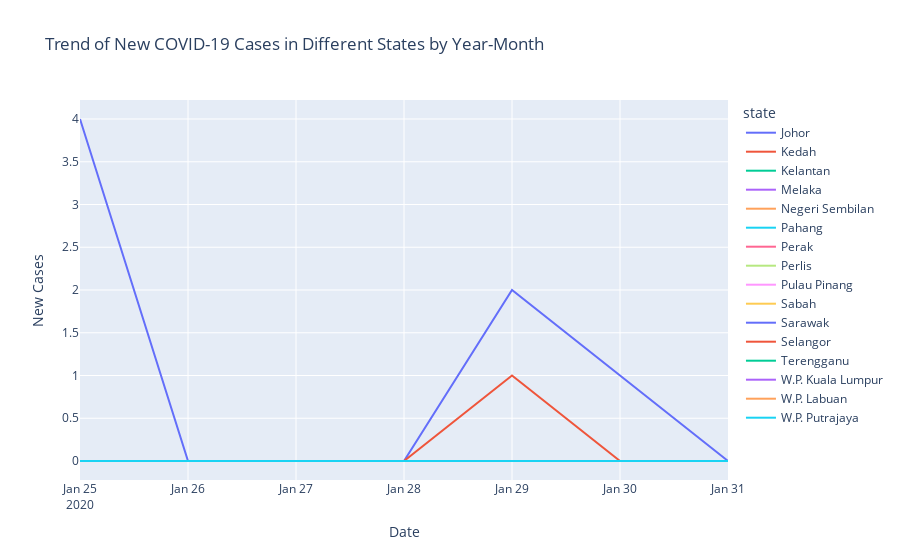

Source (notebook cell):
### Code cell
# find month in specific year
import pandas as pd
import plotly.express as px

CSV_FILE = 'casesstate.csv'
df = pd.read_csv(CSV_FILE)
df['date'] = pd.to_datetime(df['date'])
unique_years = df['date'].dt.year.unique()
unique_months = df['date'].dt.month.unique()

def validate_years_and_months(years_and_months):
    year_month_list = years_and_months.split(",")
    valid_year_months = []
    invalid_year_months = []
    
    for year_month in year_month_list:
        parts = year_month.strip().split('-')
        
        if len(parts) != 2:
            invalid_year_months.append(year_month)
            continue
        
        year_str, month_str = parts
        try:
            year_int = int(year_str)
            month_int = int(month_str)
            if (
                year_int in unique_years and 2020 <= year_int <= 2023 and
                month_int in unique_months and 1 <= month_int <= 12
            ):
                valid_year_months.append((year_int, month_int))
            else:
                invalid_year_months.append(year_month)
        except ValueError:
            invalid_year_months.append(year_month)
    
    return valid_year_months, invalid_year_months

while True:
    user_input = input("Enter specific years and months (yyyy-mm) or leave empty for all dates: (enter '0' to exit program)")
    
    if user_input == '0':
        print("Exiting the program.")
        break
    
    if not user_input:
        df_filtered = df
        break
    
    valid_year_months, invalid_year_months = validate_years_and_months(user_input)
    
    if invalid_year_months:
        invalid_year_months_str = ', '.join(invalid_year_months)
        print(f"Invalid years and months: {invalid_year_months_str}. Please enter valid year-month combinations.")
    else:
        df_filtered = df[
            (df['date'].dt.year.isin([year for year, _ in valid_year_months])) &
            (df['date'].dt.month.isin([month for _, month in valid_year_months]))
        ]
        break

if user_input != '0':
    fig = px.line(
        df_filtered,
        x='date',
        y='cases_new',
        color='state',
        title='Trend of New COVID-19 Cases in Different States by Year-Month'
    )
    fig.update_layout(xaxis_title='Date', yaxis_title='New Cases')
    fig.show()

### Figure 1 — Plotly figure (JSON) as saved in the notebook; plotly's stock layout.template omitted (floating-point values rounded to 4 significant figures)
{"data": [{"hovertemplate": "state=Johor<br>date=%{x}<br>cases_new=%{y}<extra></extra>", "legendgroup": "Johor", "line": {"color": "#636efa", "dash": "solid"}, "marker": {"symbol": "circle"}, "mode": "lines", "name": "Johor", "orientation": "v", "showlegend": true, "type": "scatter", "x": ["2020-01-25T00:00:00", "2020-01-26T00:00:00", "2020-01-27T00:00:00", "2020-01-28T00:00:00", "2020-01-29T00:00:00", "2020-01-30T00:00:00", "2020-01-31T00:00:00"], "xaxis": "x", "y": [4, 0, 0, 0, 2, 1, 0], "yaxis": "y"}, {"hovertemplate": "state=Kedah<br>date=%{x}<br>cases_new=%{y}<extra></extra>", "legendgroup": "Kedah", "line": {"color": "#EF553B", "dash": "solid"}, "marker": {"symbol": "circle"}, "mode": "lines", "name": "Kedah", "orientation": "v", "showlegend": true, "type": "scatter", "x": ["2020-01-25T00:00:00", "2020-01-26T00:00:00", "2020-01-27T00:00:00", "2020-01-28T00:00:00", "2020-01-29T00:00:00", "2020-01-30T00:00:00", "2020-01-31T00:00:00"], "xaxis": "x", "y": [0, 0, 0, 0, 1, 0, 0], "yaxis": "y"}, {"hovertemplate": "state=Kelantan<br>date=%{x}<br>cases_new=%{y}<extra></extra>", "legendgroup": "Kelantan", "line": {"color": "#00cc96", "dash": "solid"}, "marker": {"symbol": "circle"}, "mode": "lines", "name": "Kelantan", "orientation": "v", "showlegend": true, "type": "scatter", "x": ["2020-01-25T00:00:00", "2020-01-26T00:00:00", "2020-01-27T00:00:00", "2020-01-28T00:00:00", "2020-01-29T00:00:00", "2020-01-30T00:00:00", "2020-01-31T00:00:00"], "xaxis": "x", "y": [0, 0, 0, 0, 0, 0, 0], "yaxis": "y"}, {"hovertemplate": "state=Melaka<br>date=%{x}<br>cases_new=%{y}<extra></extra>", "legendgroup": "Melaka", "line": {"color": "#ab63fa", "dash": "solid"}, "marker": {"symbol": "circle"}, "mode": "lines", "name": "Melaka", "orientation": "v", "showlegend": true, "type": "scatter", "x": ["2020-01-25T00:00:00", "2020-01-26T00:00:00", "2020-01-27T00:00:00", "2020-01-28T00:00:00", "2020-01-29T00:00:00", "2020-01-30T00:00:00", "2020-01-31T00:00:00"], "xaxis": "x", "y": [0, 0, 0, 0, 0, 0, 0], "yaxis": "y"}, {"hovertemplate": "state=Negeri Sembilan<br>date=%{x}<br>cases_new=%{y}<extra></extra>", "legendgroup": "Negeri Sembilan", "line": {"color": "#FFA15A", "dash": "solid"}, "marker": {"symbol": "circle"}, "mode": "lines", "name": "Negeri Sembilan", "orientation": "v", "showlegend": true, "type": "scatter", "x": ["2020-01-25T00:00:00", "2020-01-26T00:00:00", "2020-01-27T00:00:00", "2020-01-28T00:00:00", "2020-01-29T00:00:00", "2020-01-30T00:00:00", "2020-01-31T00:00:00"], "xaxis": "x", "y": [0, 0, 0, 0, 0, 0, 0], "yaxis": "y"}, {"hovertemplate": "state=Pahang<br>date=%{x}<br>cases_new=%{y}<extra></extra>", "legendgroup": "Pahang", "line": {"color": "#19d3f3", "dash": "solid"}, "marker": {"symbol": "circle"}, "mode": "lines", "name": "Pahang", "orientation": "v", "showlegend": true, "type": "scatter", "x": ["2020-01-25T00:00:00", "2020-01-26T00:00:00", "2020-01-27T00:00:00", "2020-01-28T00:00:00", "2020-01-29T00:00:00", "2020-01-30T00:00:00", "2020-01-31T00:00:00"], "xaxis": "x", "y": [0, 0, 0, 0, 0, 0, 0], "yaxis": "y"}, {"hovertemplate": "state=Perak<br>date=%{x}<br>cases_new=%{y}<extra></extra>", "legendgroup": "Perak", "line": {"color": "#FF6692", "dash": "solid"}, "marker": {"symbol": "circle"}, "mode": "lines", "name": "Perak", "orientation": "v", "showlegend": true, "type": "scatter", "x": ["2020-01-25T00:00:00", "2020-01-26T00:00:00", "2020-01-27T00:00:00", "2020-01-28T00:00:00", "2020-01-29T00:00:00", "2020-01-30T00:00:00", "2020-01-31T00:00:00"], "xaxis": "x", "y": [0, 0, 0, 0, 0, 0, 0], "yaxis": "y"}, {"hovertemplate": "state=Perlis<br>date=%{x}<br>cases_new=%{y}<extra></extra>", "legendgroup": "Perlis", "line": {"color": "#B6E880", "dash": "solid"}, "marker": {"symbol": "circle"}, "mode": "lines", "name": "Perlis", "orientation": "v", "showlegend": true, "type": "scatter", "x": ["2020-01-25T00:00:00", "2020-01-26T00:00:00", "2020-01-27T00:00:00", "2020-01-28T00:00:00", "2020-01-29T00:00:00", "2020-01-30T00:00:00", "2020-01-31T00:00:00"], "xaxis": "x", "y": [0, 0, 0, 0, 0, 0, 0], "yaxis": "y"}, {"hovertemplate": "state=Pulau Pinang<br>date=%{x}<br>cases_new=%{y}<extra></extra>", "legendgroup": "Pulau Pinang", "line": {"color": "#FF97FF", "dash": "solid"}, "marker": {"symbol": "circle"}, "mode": "lines", "name": "Pulau Pinang", "orientation": "v", "showlegend": true, "type": "scatter", "x": ["2020-01-25T00:00:00", "2020-01-26T00:00:00", "2020-01-27T00:00:00", "2020-01-28T00:00:00", "2020-01-29T00:00:00", "2020-01-30T00:00:00", "2020-01-31T00:00:00"], "xaxis": "x", "y": [0, 0, 0, 0, 0, 0, 0], "yaxis": "y"}, {"hovertemplate": "state=Sabah<br>date=%{x}<br>cases_new=%{y}<extra></extra>", "legendgroup": "Sabah", "line": {"color": "#FECB52", "dash": "solid"}, "marker": {"symbol": "circle"}, "mode": "lines", "name": "Sabah", "orientation": "v", "showlegend": true, "type": "scatter", "x": ["2020-01-25T00:00:00", "2020-01-26T00:00:00", "2020-01-27T00:00:00", "2020-01-28T00:00:00", "2020-01-29T00:00:00", "2020-01-30T00:00:00", "2020-01-31T00:00:00"], "xaxis": "x", "y": [0, 0, 0, 0, 0, 0, 0], "yaxis": "y"}, {"hovertemplate": "state=Sarawak<br>date=%{x}<br>cases_new=%{y}<extra></extra>", "legendgroup": "Sarawak", "line": {"color": "#636efa", "dash": "solid"}, "marker": {"symbol": "circle"}, "mode": "lines", "name": "Sarawak", "orientation": "v", "showlegend": true, "type": "scatter", "x": ["2020-01-25T00:00:00", "2020-01-26T00:00:00", "2020-01-27T00:00:00", "2020-01-28T00:00:00", "2020-01-29T00:00:00", "2020-01-30T00:00:00", "2020-01-31T00:00:00"], "xaxis": "x", "y": [0, 0, 0, 0, 0, 0, 0], "yaxis": "y"}, {"hovertemplate": "state=Selangor<br>date=%{x}<br>cases_new=%{y}<extra></extra>", "legendgroup": "Selangor", "line": {"color": "#EF553B", "dash": "solid"}, "marker": {"symbol": "circle"}, "mode": "lines", "name": "Selangor", "orientation": "v", "showlegend": true, "type": "scatter", "x": ["2020-01-25T00:00:00", "2020-01-26T00:00:00", "2020-01-27T00:00:00", "2020-01-28T00:00:00", "2020-01-29T00:00:00", "2020-01-30T00:00:00", "2020-01-31T00:00:00"], "xaxis": "x", "y": [0, 0, 0, 0, 0, 0, 0], "yaxis": "y"}, {"hovertemplate": "state=Terengganu<br>date=%{x}<br>cases_new=%{y}<extra></extra>", "legendgroup": "Terengganu", "line": {"color": "#00cc96", "dash": "solid"}, "marker": {"symbol": "circle"}, "mode": "lines", "name": "Terengganu", "orientation": "v", "showlegend": true, "type": "scatter", "x": ["2020-01-25T00:00:00", "2020-01-26T00:00:00", "2020-01-27T00:00:00", "2020-01-28T00:00:00", "2020-01-29T00:00:00", "2020-01-30T00:00:00", "2020-01-31T00:00:00"], "xaxis": "x", "y": [0, 0, 0, 0, 0, 0, 0], "yaxis": "y"}, {"hovertemplate": "state=W.P. Kuala Lumpur<br>date=%{x}<br>cases_new=%{y}<extra></extra>", "legendgroup": "W.P. Kuala Lumpur", "line": {"color": "#ab63fa", "dash": "solid"}, "marker": {"symbol": "circle"}, "mode": "lines", "name": "W.P. Kuala Lumpur", "orientation": "v", "showlegend": true, "type": "scatter", "x": ["2020-01-25T00:00:00", "2020-01-26T00:00:00", "2020-01-27T00:00:00", "2020-01-28T00:00:00", "2020-01-29T00:00:00", "2020-01-30T00:00:00", "2020-01-31T00:00:00"], "xaxis": "x", "y": [0, 0, 0, 0, 0, 0, 0], "yaxis": "y"}, {"hovertemplate": "state=W.P. Labuan<br>date=%{x}<br>cases_new=%{y}<extra></extra>", "legendgroup": "W.P. Labuan", "line": {"color": "#FFA15A", "dash": "solid"}, "marker": {"symbol": "circle"}, "mode": "lines", "name": "W.P. Labuan", "orientation": "v", "showlegend": true, "type": "scatter", "x": ["2020-01-25T00:00:00", "2020-01-26T00:00:00", "2020-01-27T00:00:00", "2020-01-28T00:00:00", "2020-01-29T00:00:00", "2020-01-30T00:00:00", "2020-01-31T00:00:00"], "xaxis": "x", "y": [0, 0, 0, 0, 0, 0, 0], "yaxis": "y"}, {"hovertemplate": "state=W.P. Putrajaya<br>date=%{x}<br>cases_new=%{y}<extra></extra>", "legendgroup": "W.P. Putrajaya", "line": {"color": "#19d3f3", "dash": "solid"}, "marker": {"symbol": "circle"}, "mode": "lines", "name": "W.P. Putrajaya", "orientation": "v", "showlegend": true, "type": "scatter", "x": ["2020-01-25T00:00:00", "2020-01-26T00:00:00", "2020-01-27T00:00:00", "2020-01-28T00:00:00", "2020-01-29T00:00:00", "2020-01-30T00:00:00", "2020-01-31T00:00:00"], "xaxis": "x", "y": [0, 0, 0, 0, 0, 0, 0], "yaxis": "y"}], "layout": {"legend": {"title": {"text": "state"}, "tracegroupgap": 0}, "title": {"text": "Trend of New COVID-19 Cases in Different States by Year-Month"}, "xaxis": {"anchor": "y", "domain": [0, 1], "title": {"text": "Date"}}, "yaxis": {"anchor": "x", "domain": [0, 1], "title": {"text": "New Cases"}}}}
